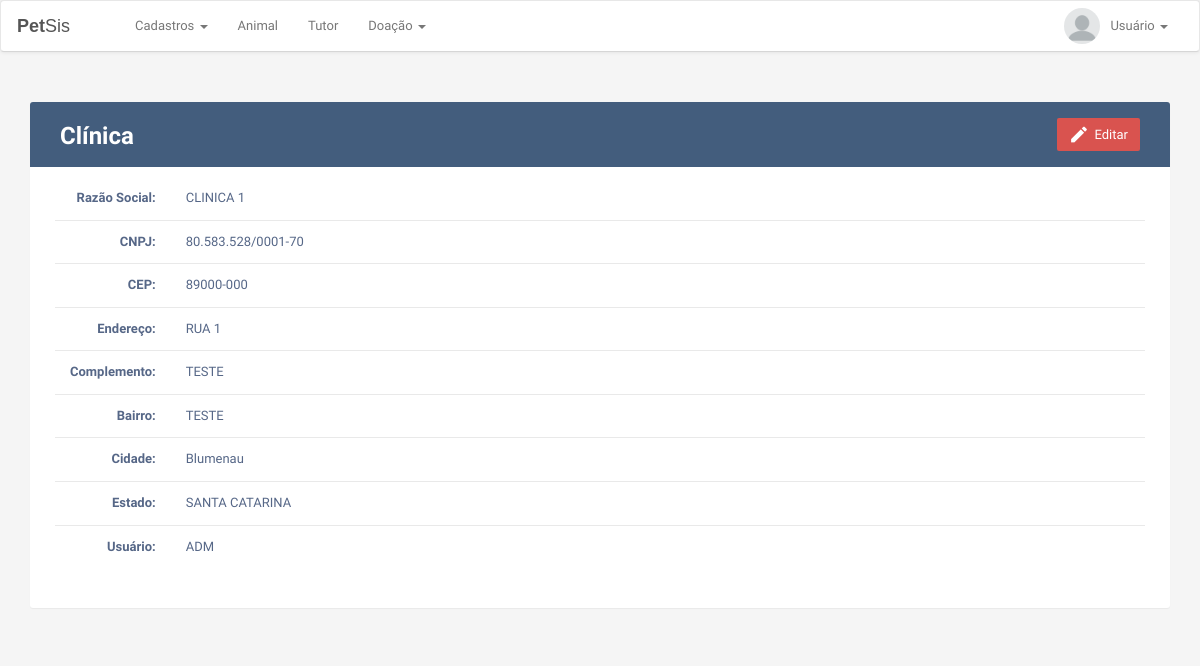
Screenshot of /clinica_Form.php with the database file from the repository.
### tables this page shows
CREATE TABLE `clinica` (
  `codigo` int NOT NULL AUTO_INCREMENT,
  `razaoSocial` varchar(200) NOT NULL,
  `usuAdm` varchar(10) NOT NULL,
  `senha` varchar(8) NOT NULL,
  `cnpj` bigint NOT NULL,
  `cep` int NOT NULL,
  `rua` varchar(100) NOT NULL,
  `complemento` varchar(20) NOT NULL,
  `bairro` varchar(20) NOT NULL,
  `cidadeestado` int NOT NULL,
  `telefone` varchar(20) NOT NULL,
  PRIMARY KEY (`codigo`),
  UNIQUE KEY `uk_telefone` (`telefone`),
  KEY `fk_cidadeestado` (`cidadeestado`),
  CONSTRAINT `fk_cidadeestado` FOREIGN KEY (`cidadeestado`) REFERENCES `cidadeestado` (`codigo`)
);

CREATE TABLE `cidadeestado` (
  `codigo` int NOT NULL AUTO_INCREMENT,
  `cidade` varchar(50) DEFAULT NULL,
  `estado` int NOT NULL,
  PRIMARY KEY (`codigo`),
  KEY `fk_estado` (`estado`),
  CONSTRAINT `fk_estado` FOREIGN KEY (`estado`) REFERENCES `estado` (`codigo`)
);

CREATE TABLE `estado` (
  `codigo` int NOT NULL AUTO_INCREMENT,
  `nome` varchar(50) NOT NULL,
  `abreviacao` varchar(5) DEFAULT NULL,
  PRIMARY KEY (`codigo`)
);

### BDO/clinica/clinica_select.php (called while the page is built)
<?php
	require_once __DIR__ . '/../_bootstrap.php';
	try{
		$stmt = $pdo->prepare('SELECT * FROM clinica, cidadeestado,estado WHERE clinica.cidadeestado=cidadeestado.codigo
		AND cidadeestado.estado=estado.codigo');
		$stmt->execute();
	} catch(PDOException $e) {
		echo 'Error: ' . $e -> getMessage();
	}
?>

### clinica_Form.php (the view, shortened to what this page needs)
<!DOCTYPE html>
<html lang="en">
<head>
<link rel="stylesheet" href="https://maxcdn.bootstrapcdn.com/font-awesome/4.7.0/css/font-awesome.min.css">
<link rel="stylesheet" href="https://maxcdn.bootstrapcdn.com/bootstrap/3.3.7/css/bootstrap.min.css">
<link href="css/style.css" rel="stylesheet">
</head>
<body>
    <div class="container">
        <div class="table-wrapper">
            <div class="table-title">
                <div class="row">
                    <div class="col-sm-6">
						<h2><b>Clínica</b></h2>
					</div>
					<div class="col-sm-6">
						<a href="" class="editbtn edit btn btn-danger" data-toggle="modal"><i class="material-icons" data-toggle="tooltip" title="Editar">&#xE254;</i> <span>Editar</span></a>
					</div>
                </div>
            </div>
            <table class="table table-striped table-hover">
                <thead>
                	<?php
                	 include("BDO/clinica/clinica_select.php");
                     $result = $stmt->fetchAll();
                     foreach ($result as $value) {
                    ?>
                    <tr>
                    	<td width="10%" align="right"><b>Razão Social:</b></td>
                        <td width="90%" id="razaoSocial"><?php echo $value['razaoSocial']; ?></td>
                    </tr>
                    <tr>
                        <td width="10%" align="right"><b>CNPJ:</b></td>
                        <td width="90%" id="cnpj"><?php echo Mask("##.###.###/####-##",$value['cnpj']).'<BR>';?></td>
                    </tr>
                    <tr>
                        <td width="10%" align="right"><b>CEP:</b></td>
                        <td width="90%" id="cep"><?php echo Mask("#####-###",$value['cep']).'<BR>'; ?></td>
                    </tr>
                    <tr>
                        <td width="10%" align="right"><b>Endereço:</b></td>
                        <td width="90%" id="rua"><?php echo $value['rua']; ?></td>
                    </tr>
                    <tr>
                        <td width="10%" align="right"><b>Complemento:</b></td>
                        <td width="90%" id="complemento"><?php echo $value['complemento']; ?></td>
                    </tr>
                    <tr>
                        <td width="10%" align="right"><b>Bairro:</b></td>
                        <td width="90%" id="bairro"><?php echo $value['bairro']; ?></td>
                    </tr>
                    <tr>
                        <td width="10%" align="right"><b>Cidade:</b></td>
                        <td width="90%" id="cidade"><?php echo $value['cidade']; ?></td>
                    </tr>
                    <tr>
                        <td width="10%" align="right"><b>Estado:</b></td>
                        <td width="90%" id="estado"><?php echo $value['nome']; ?></td>
                    </tr>
                    <tr>
                        <td width="10%" align="right"><b>Usuário:</b></td>
                        <td width="90%" id="usuario"><?php echo $value['usuAdm']; ?></td>
                    </tr>
                    <?php } ?>
                </thead>
            </table>
        </div>
    </div>
<?php
function Mask($mask,$str){
    $str = str_replace(" ","",$str);
    for($i=0;$i<strlen($str);$i++){
        $mask[strpos($mask,"#")] = $str[$i];
    }
    return $mask;
}
?>
</body>
</html>

### css/style.css (style rules this page uses)
.navbar-header.col { padding: 0 !important; }
.navbar { background: #fff; padding-left: 16px; padding-right: 16px; border-bottom: 1px solid #d6d6d6; box-shadow: 0 0 4px rgba(0, 0, 0, .1); }
.nav-link img { border-radius: 50%; width: 36px; height: 36px; margin: -8px 0; float: left; margin-right: 10px; }
.navbar .navbar-brand { color: #555; padding-left: 0; padding-right: 50px; font-family: 'Merienda One', sans-serif; }
body { color: #566787; background: #f5f5f5; font-family: 'Varela Round', sans-serif; font-size: 13px; }
.table-wrapper { background: #fff; padding: 20px 25px; margin: 30px 0; border-radius: 3px; box-shadow: 0 1px 1px rgba(0, 0, 0, .05); }
.table-title { padding-bottom: 15px; background: #435d7d; color: #fff; padding: 16px 30px; margin: -20px -25px 10px; border-radius: 3px 3px 0 0; }
.table-title h2 { margin: 5px 0 0; font-size: 24px; }
.table-title .btn { color: #fff; float: right; font-size: 13px; border: none; min-width: 50px; border-radius: 2px; border: none; outline: none !important; margin-left: 10px; }
.table-title .btn i { float: left; font-size: 21px; margin-right: 5px; }
.table-title .btn span { float: left; margin-top: 2px; }
table.table tr th, table.table tr td { border-color: #e9e9e9; padding: 12px 15px; vertical-align: middle; }

### rows the page displays
clinica: razaoSocial "CLINICA 1", cnpj "80.583.528/0001-70", cep "89000-000", rua "RUA 1", complemento "TESTE", bairro "TESTE", cidadeestado.cidade "Blumenau", estado.nome "SANTA CATARINA", usuAdm "ADM"
